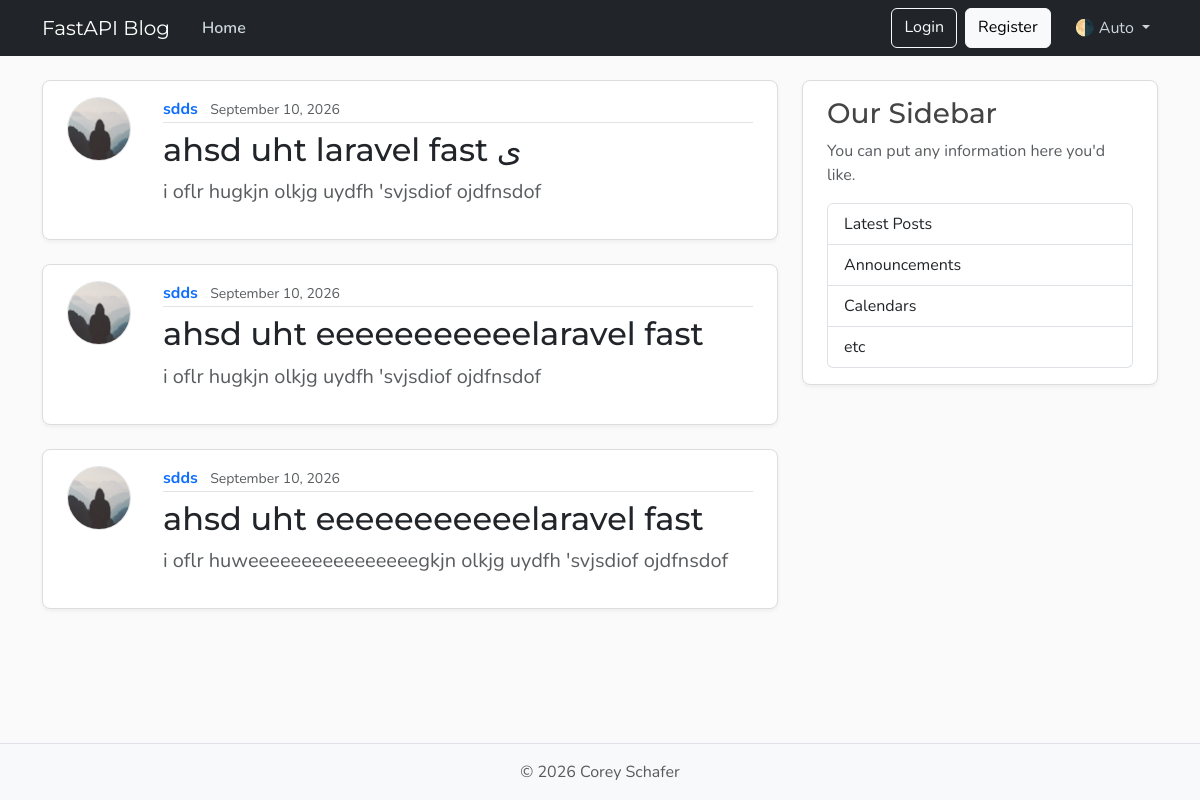
Page /posts on the earlier database version.
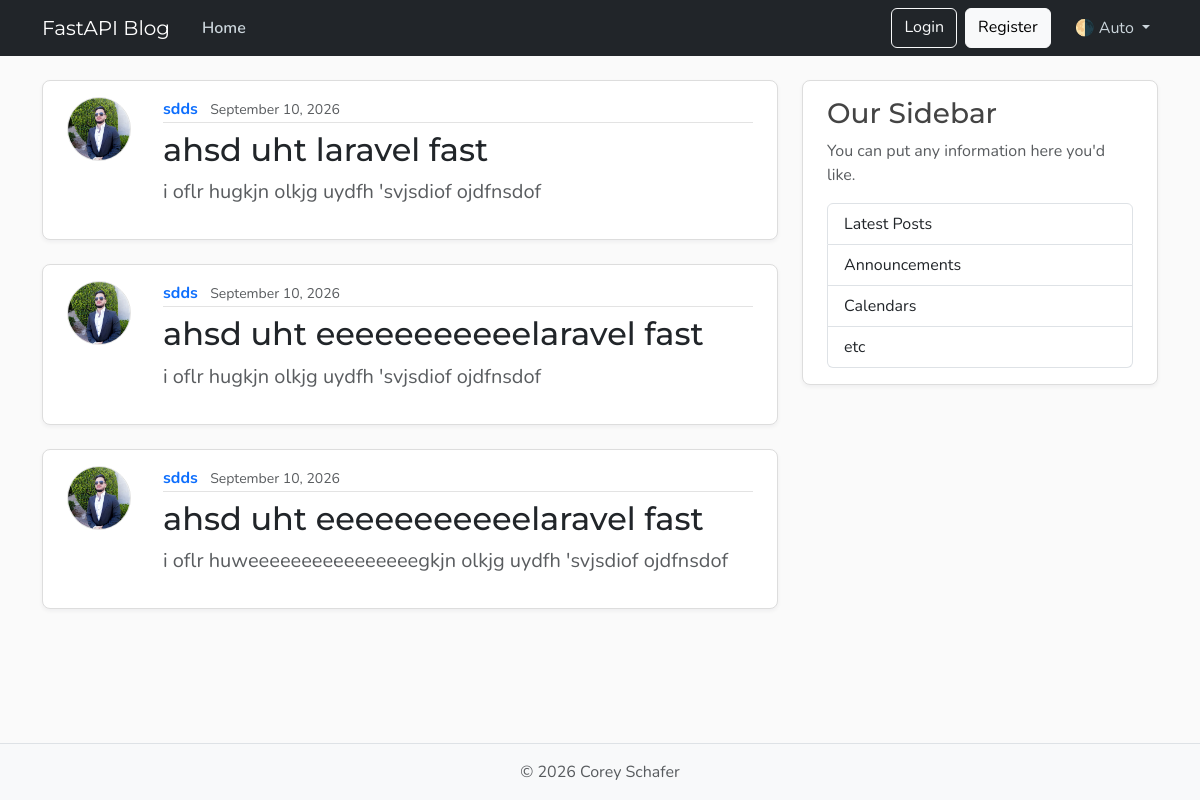
Same page on the later database version.
### schemas/model.py (models this page shows, shortened)
class Post(Base):
    __tablename__ = "posts"
    id: Mapped[int] = mapped_column(Integer, primary_key=True, index=True)
    title: Mapped[str] = mapped_column(String(100), nullable=False)
    content: Mapped[str] = mapped_column(Text, nullable=False)
    user_id: Mapped[int] = mapped_column(ForeignKey("users.id"), nullable=False, index=True)
    date_posted: Mapped[datetime] = mapped_column(
        DateTime(timezone=True),
        default=lambda: datetime.now(timezone.utc),
    )
    author: Mapped[User] = relationship("User", back_populates="posts")

class User(Base):
    __tablename__ = "users"
    id: Mapped[int] = mapped_column(Integer, primary_key=True, index=True)
    username: Mapped[str] = mapped_column(String(50), unique=True, nullable=False)
    email: Mapped[str] = mapped_column(String(120), unique=True, nullable=False)
    image_file: Mapped[str | None] = mapped_column(String(200), nullable=True, default=None)
    posts: Mapped[list[Post]] = relationship("Post", back_populates="author")

### main.py (the view)
@app.get("/", include_in_schema=False, name="home")
@app.get("/posts", include_in_schema=False, name="posts")
async def home(request: Request, db: Annotated[AsyncSession, Depends(get_db)]):
    result = await db.execute(
        select(schemas.model.Post).options(selectinload(schemas.model.Post.author))
    )
    posts = result.scalars().all()
    return templates.TemplateResponse(
        request, "home.html", {"posts": posts, "title": "Home"}
    )

### templates/home.html
{% extends "layout.html" %}
{% block content %}
    {% for post in posts %}
        <article class="content-section py-3 px-4 mb-4">
            <div class="d-flex align-items-start gap-4">
            <a class="me-2 fw-bold text-decoration-none" href="{{ url_for('user_profile', user_id=post.author.id) }}">
                    <img class="rounded-circle article-img flex-shrink-0"
                         src="{{ post.author.image_path }}"
                         alt="{{ post.author.username }}'s profile picture"
                         width="64"
                         height="64"
                         loading="lazy"
                         style="object-fit: cover;">
                </a>
                <div class="flex-grow-1">
                    <div class="article-metadata mb-2">
                        <a class="me-2 fw-bold text-decoration-none" href="{{ url_for('user_posts', user_id=post.author.id) }}">
                            {{ post.author.username }}
                        </a>
                        <small class="text-body-secondary">{{ post.date_posted.strftime("%B %d, %Y") }}</small>
                    </div>
                    <h2>
                     <a class="article-title text-decoration-none text-body" href="{{ url_for('post_page', post_id=post.id) }}">
                        {{ post.title }}
                      </a>
                    </h2>
                    <p class="article-content text-muted mt-2">{{ post.content }}</p>
                </div>
            </div>
        </article>
    {% endfor %}
{% endblock content %}

### templates/layout.html (shortened to what this page needs)
<!DOCTYPE html>
<html lang="en">
  <head>
    <link href="https://cdn.jsdelivr.net/npm/bootstrap@5.3.8/dist/css/bootstrap.min.css"
          rel="stylesheet"
>
    <link rel="stylesheet"
          type="text/css"
          href="{{ url_for("static", path='css/main.css') }}">
  </head>
  <body class="d-flex flex-column min-vh-100">
    <header class="site-header">
      <nav class="navbar navbar-expand-md bg-dark fixed-top" data-bs-theme="dark">
    <div class="container">
          <a class="navbar-brand me-4" href="{{ url_for("home") }}">FastAPI Blog</a>
          <div class="collapse navbar-collapse" id="navbarToggle">
            <div class="navbar-nav me-auto">
              <a class="nav-link active"
                 aria-current="page"
                 href="{{ url_for("home") }}">Home</a>
            </div>
            <div class="navbar-nav">
              <a class="btn btn-outline-light mb-2 mb-md-0 me-md-2" href="#">Login</a>
              <a class="btn btn-light mb-2 mb-md-0 me-md-3" href="#">Register</a>
              <div class="nav-item dropdown">
                <a class="nav-link dropdown-toggle"
                   href="#"
                   role="button"
                   id="bd-theme"
                   data-bs-toggle="dropdown"
                   aria-expanded="false">
                  <span id="bd-theme-text">🌗 Auto</span>
                </a>
              </div>
            </div>
          </div>
        </div>
      </nav>
    </header>
    <main role="main" class="container">
      <div class="row">
        <div class="col-md-8">
          {% block content %}
          {% endblock content %}
        </div>
        <aside class="col-md-4">
          <div class="content-section py-3 px-4 mb-4">
            <h3>Our Sidebar</h3>
            <p class="text-body-secondary">You can put any information here you'd like.</p>
            <ul class="list-group">
              <li class="list-group-item">Latest Posts</li>
              <li class="list-group-item">Announcements</li>
              <li class="list-group-item">Calendars</li>
              <li class="list-group-item">etc</li>
            </ul>
          </div>
        </aside>
      </div>
    </main>
    <footer class="mt-auto py-3 bg-body-tertiary border-top">
      <div class="container text-center">
        <p class="text-body-secondary mb-0">
          © <span id="year"></span> Corey Schafer
        </p>
      </div>
    </footer>
  </body>
</html>

### static/css/main.css (style rules this page uses)
:root { --font-heading: "Montserrat", system-ui, -apple-system, BlinkMacSystemFont, sans-serif; --font-body: "Nunito", system-ui, -apple-system, BlinkMacSystemFont, sans-serif; --color-bg-body: #fafafa; --color-bg-content: #ffffff; --color-text-primary: #333333; --color-text-heading: #444444; --color-steel: #527c9f; --color-nav-link: #cbd5db; --color-nav-link-hover: #ffffff; --color-link-hover: #428bca; --color-border: #dddddd; --color-border-light: #e3e3e3; --spacing-xl: 5rem; --article-img-size: 4rem; --account-img-size: 7.813rem; }
body { font-family: var(--font-body); background: var(--color-bg-body); color: var(--color-text-primary); }
main { padding-top: var(--spacing-xl); }
h1, h2, h3, h4, h5, h6 { font-family: var(--font-heading); color: var(--color-text-heading); }
.navbar-brand { font-family: var(--font-heading); }
a { text-decoration: none; }
.site-header .navbar-nav .nav-link { color: var(--color-nav-link); transition: color 0.2s ease-in-out; }
.site-header .navbar-nav .nav-link.active { font-weight: 600; }
.content-section { background: var(--color-bg-content); border: 1px solid var(--color-border); border-radius: 0.5rem; box-shadow: 0 2px 4px rgba(15, 23, 42, 0.05); transition: box-shadow 0.15s ease, transform 0.15s ease, border-color 0.15s ease; }
.article-title { color: var(--color-text-heading); transition: color 0.2s ease-in-out; }
.article-content { white-space: pre-line; font-size: 1.25rem; }
.article-img { height: var(--article-img-size); width: var(--article-img-size); flex-shrink: 0; object-fit: cover; border: 1px solid var(--color-border-light); box-shadow: 0 0 0 2px var(--color-bg-content); }
.article-metadata { padding-bottom: 0.063rem; border-bottom: 1px solid var(--color-border-light); }
.article-metadata a { transition: color 0.2s ease-in-out; }
[data-bs-theme="dark"] { --color-bg-body: #1a1a1a; --color-bg-content: #2d2d2d; --color-text-primary: #e0e0e0; --color-text-heading: #f0f0f0; --color-border: #404040; --color-border-light: #4a4a4a; }

Differences in the rows shown:
changed Post: author.image_path: picture added in place of a placeholder; title "ahsd uht laravel fast ى" → "ahsd uht laravel fast"
changed through a linked row, Post (number 2 of 3 on the later page): author.image_path: picture added in place of a placeholder
changed through a linked row, Post "i oflr huweeeeeeeeeeeeeeeegkjn olkjg uydfh 'svjsdiof ojdfnsdof": author.image_path: picture added in place of a placeholder
